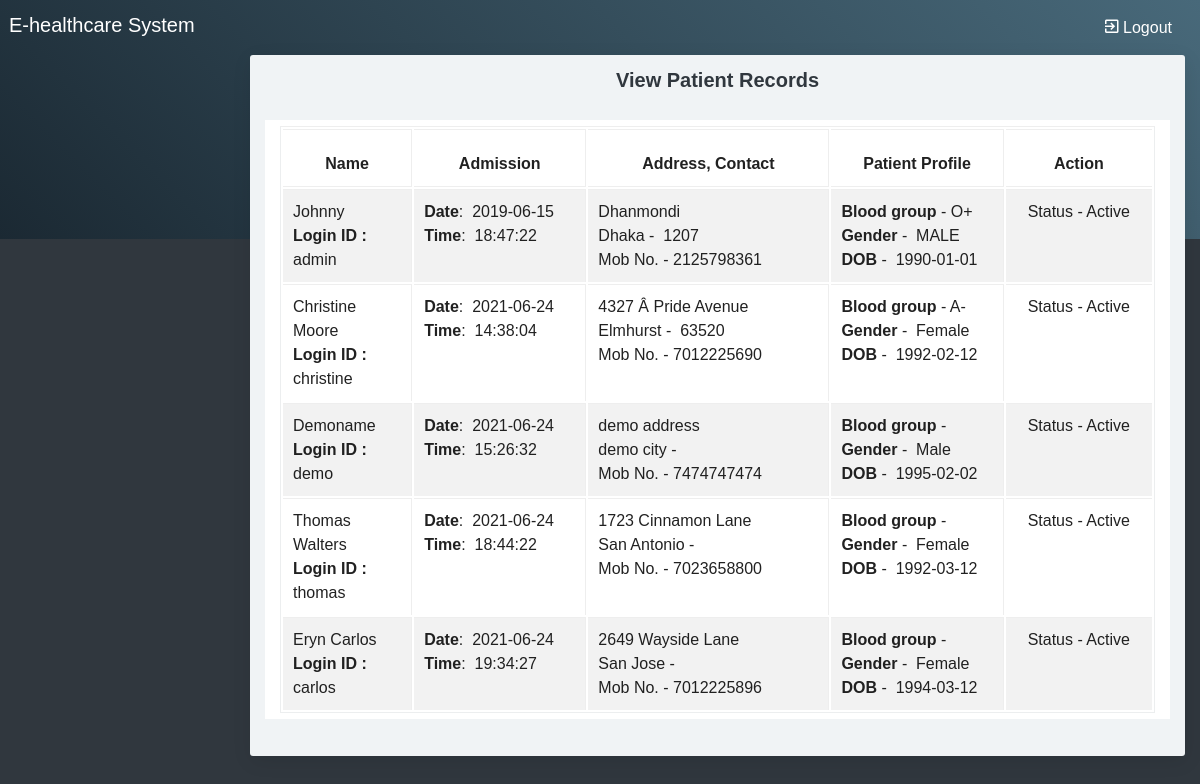
Before: /viewpatient.php with the older database file.
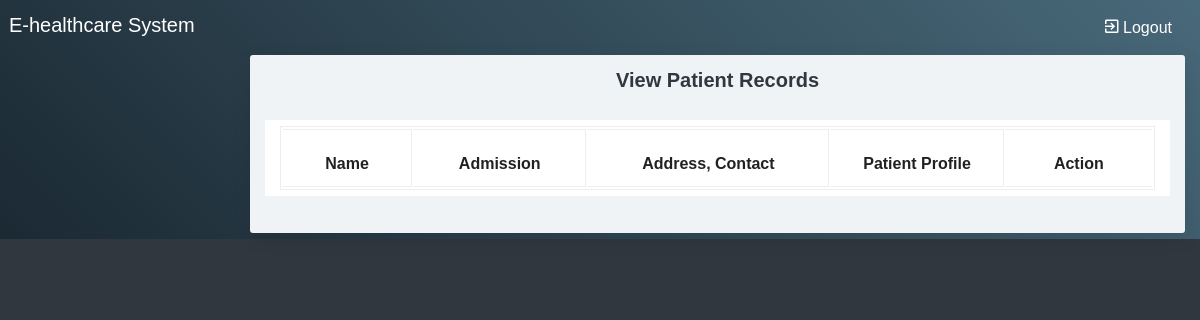
After: the same page with the newer database file.
### tables this page shows
CREATE TABLE `patient` (
  `patientid` int(10) NOT NULL,
  `patientname` varchar(50) NOT NULL,
  `admissiondate` date NOT NULL,
  `admissiontime` time NOT NULL,
  `address` varchar(250) NOT NULL,
  `mobileno` varchar(15) NOT NULL,
  `city` varchar(25) NOT NULL,
  `pincode` varchar(20) NOT NULL,
  `loginid` varchar(50) NOT NULL,
  `password` varchar(25) NOT NULL,
  `bloodgroup` varchar(20) NOT NULL,
  `gender` varchar(10) NOT NULL,
  `dob` date NOT NULL,
  `status` varchar(10) NOT NULL
);

### viewpatient.php (the view, shortened to what this page needs)
<?php
include("adformheader.php");
include("dbconnection.php");
?>
<div class="container-fluid">
  <div class="block-header">
    <h2 class="text-center">View Patient Records</h2>
  </div>
<div class="card">
  <section class="container">
    <table class="table table-bordered table-striped table-hover js-basic-example dataTable">
      <thead>
        <tr>
          <th width="15%" height="36"><div align="center">Name</div></th>
          <th width="20%"><div align="center">Admission</div></th>
          <th width="28%"><div align="center">Address, Contact</div></th>
          <th width="20%"><div align="center">Patient Profile</div></th>
          <th width="17%"><div align="center">Action</div></th>
        </tr>
      </thead>
      <tbody>
       <?php
       $sql ="SELECT * FROM patient";
       $qsql = mysqli_query($con,$sql);
       while($rs = mysqli_fetch_array($qsql))
       {
        echo "<tr>
        <td>$rs[patientname]<br>
        <strong>Login ID :</strong> $rs[loginid] </td>
        <td>
        <strong>Date</strong>: &nbsp;$rs[admissiondate]<br>
        <strong>Time</strong>: &nbsp;$rs[admissiontime]</td>
        <td>$rs[address]<br>$rs[city] -  &nbsp;$rs[pincode]<br>
        Mob No. - $rs[mobileno]</td>
        <td><strong>Blood group</strong> - $rs[bloodgroup]<br>
        <strong>Gender</strong> - &nbsp;$rs[gender]<br>
        <strong>DOB</strong> - &nbsp;$rs[dob]</td>
        <td align='center'>Status - $rs[status] <br>";
        echo "</td></tr>";
      }
      ?>
    </tbody>
  </table>
</section>
</div>
</div>
<?php
include("adformfooter.php");
?>

Changed rows visible on the page:
removed patient: patientname "Johnny", loginid "admin", admissiondate "2019-06-15", admissiontime "18:47:22", address "Dhanmondi", city "Dhaka", pincode "1207", mobileno "2125798361", bloodgroup "O+", gender "MALE", dob "1990-01-01", status "Active"
removed patient: patientname "Christine Moore", loginid "christine", admissiondate "2021-06-24", admissiontime "14:38:04", address "4327 Â Pride Avenue", city "Elmhurst", pincode "63520", mobileno "7012225690", bloodgroup "A-", gender "Female", dob "1992-02-12", status "Active"
removed patient: patientname "Demoname", loginid "demo", admissiondate "2021-06-24", admissiontime "15:26:32", address "demo address", city "demo city", mobileno "7474747474", gender "Male", dob "1995-02-02", status "Active"
removed patient: patientname "Thomas Walters", loginid "thomas", admissiondate "2021-06-24", admissiontime "18:44:22", address "1723 Cinnamon Lane", city "San Antonio", mobileno "7023658800", gender "Female", dob "1992-03-12", status "Active"
removed patient: patientname "Eryn Carlos", loginid "carlos", admissiondate "2021-06-24", admissiontime "19:34:27", address "2649 Wayside Lane", city "San Jose", mobileno "7012225896", gender "Female", dob "1994-03-12", status "Active"
